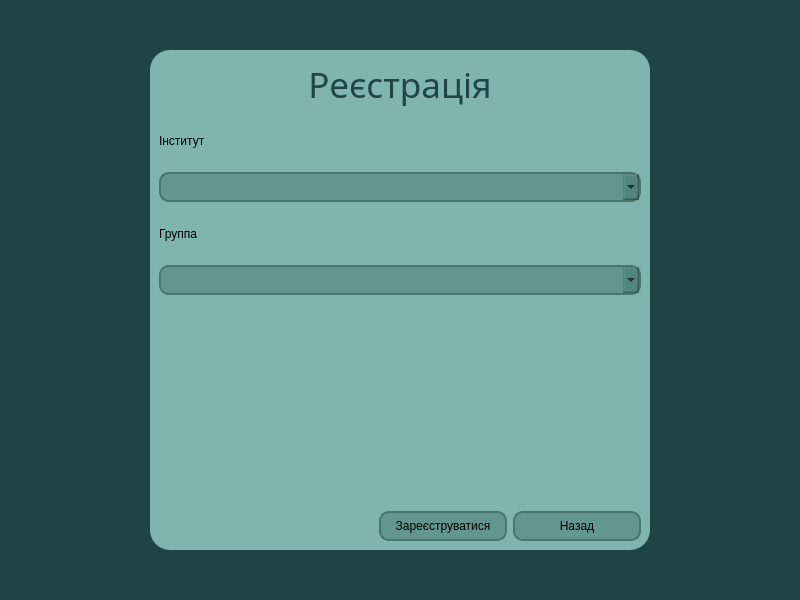
<?xml version="1.0" encoding="UTF-8"?>
<ui version="4.0">
 <class>MainWindow</class>
 <widget class="QMainWindow" name="MainWindow">
  <property name="geometry">
   <rect>
    <x>0</x>
    <y>0</y>
    <width>800</width>
    <height>600</height>
   </rect>
  </property>
  <property name="minimumSize">
   <size>
    <width>800</width>
    <height>600</height>
   </size>
  </property>
  <property name="maximumSize">
   <size>
    <width>800</width>
    <height>600</height>
   </size>
  </property>
  <property name="windowTitle">
   <string>Реєстрація</string>
  </property>
  <property name="windowIcon">
   <iconset resource="../img/img.qrc">
    <normaloff>:/icons/student.png</normaloff>:/icons/student.png</iconset>
  </property>
  <property name="styleSheet">
   <string notr="true">background-color: rgb(32, 69, 71);</string>
  </property>
  <widget class="QWidget" name="centralwidget">
   <layout class="QGridLayout" name="gridLayout">
    <item row="0" column="0">
     <layout class="QHBoxLayout" name="horizontalLayout">
      <property name="leftMargin">
       <number>100</number>
      </property>
      <property name="topMargin">
       <number>30</number>
      </property>
      <property name="rightMargin">
       <number>100</number>
      </property>
      <property name="bottomMargin">
       <number>30</number>
      </property>
      <item>
       <widget class="QWidget" name="widget" native="true">
        <property name="sizePolicy">
         <sizepolicy hsizetype="Expanding" vsizetype="Expanding">
          <horstretch>0</horstretch>
          <verstretch>0</verstretch>
         </sizepolicy>
        </property>
        <property name="minimumSize">
         <size>
          <width>500</width>
          <height>500</height>
         </size>
        </property>
        <property name="maximumSize">
         <size>
          <width>500</width>
          <height>500</height>
         </size>
        </property>
        <property name="styleSheet">
         <string notr="true">background-color: rgb(127, 180, 175);
border-radius: 20px;
</string>
        </property>
        <layout class="QGridLayout" name="gridLayout_2">
         <item row="0" column="0">
          <layout class="QVBoxLayout" name="verticalLayout">
           <item>
            <widget class="QLabel" name="label_3">
             <property name="minimumSize">
              <size>
               <width>0</width>
               <height>50</height>
              </size>
             </property>
             <property name="font">
              <font>
               <family>Sitka</family>
               <pointsize>26</pointsize>
              </font>
             </property>
             <property name="styleSheet">
              <string notr="true">color: rgb(32, 69, 71);</string>
             </property>
             <property name="text">
              <string>Реєстрація</string>
             </property>
             <property name="alignment">
              <set>Qt::AlignCenter</set>
             </property>
            </widget>
           </item>
           <item>
            <widget class="QLabel" name="label_2">
             <property name="text">
              <string>Інститут</string>
             </property>
            </widget>
           </item>
           <item>
            <widget class="QComboBox" name="instituteBox">
             <property name="minimumSize">
              <size>
               <width>0</width>
               <height>30</height>
              </size>
             </property>
             <property name="cursor">
              <cursorShape>PointingHandCursor</cursorShape>
             </property>
             <property name="styleSheet">
              <string notr="true">border-style: solid;
border-width: 2px;
border-color: rgb(69, 119, 108);
background-color: rgba(69, 119, 108, 125);
border-radius: 10px;</string>
             </property>
            </widget>
           </item>
           <item>
            <widget class="QLabel" name="label">
             <property name="text">
              <string>Группа</string>
             </property>
            </widget>
           </item>
           <item>
            <widget class="QComboBox" name="groupBox">
             <property name="minimumSize">
              <size>
               <width>0</width>
               <height>30</height>
              </size>
             </property>
             <property name="cursor">
              <cursorShape>PointingHandCursor</cursorShape>
             </property>
             <property name="styleSheet">
              <string notr="true">border-style: solid;
border-width: 2px;
border-color: rgb(69, 119, 108);
background-color: rgba(69, 119, 108, 125);
border-radius: 10px;</string>
             </property>
            </widget>
           </item>
           <item>
            <layout class="QHBoxLayout" name="horizontalLayout_2">
             <property name="sizeConstraint">
              <enum>QLayout::SetDefaultConstraint</enum>
             </property>
             <property name="leftMargin">
              <number>220</number>
             </property>
             <property name="topMargin">
              <number>210</number>
             </property>
             <item>
              <widget class="QPushButton" name="registerButton">
               <property name="minimumSize">
                <size>
                 <width>100</width>
                 <height>30</height>
                </size>
               </property>
               <property name="cursor">
                <cursorShape>PointingHandCursor</cursorShape>
               </property>
               <property name="styleSheet">
                <string notr="true">border-style: solid;
border-width: 2px;
border-color: rgb(69, 119, 108);
background-color: rgba(69, 119, 108, 125);
border-radius: 10px;</string>
               </property>
               <property name="text">
                <string>Зареєструватися</string>
               </property>
              </widget>
             </item>
             <item>
              <widget class="QPushButton" name="returnButton">
               <property name="minimumSize">
                <size>
                 <width>100</width>
                 <height>30</height>
                </size>
               </property>
               <property name="cursor">
                <cursorShape>PointingHandCursor</cursorShape>
               </property>
               <property name="layoutDirection">
                <enum>Qt::LeftToRight</enum>
               </property>
               <property name="styleSheet">
                <string notr="true">border-style: solid;
border-width: 2px;
border-color: rgb(69, 119, 108);
background-color: rgba(69, 119, 108, 125);
border-radius: 10px;</string>
               </property>
               <property name="text">
                <string>Назад</string>
               </property>
              </widget>
             </item>
            </layout>
           </item>
          </layout>
         </item>
        </layout>
       </widget>
      </item>
     </layout>
    </item>
   </layout>
  </widget>
 </widget>
 <resources>
  <include location="../img/img.qrc"/>
 </resources>
 <connections/>
</ui>
